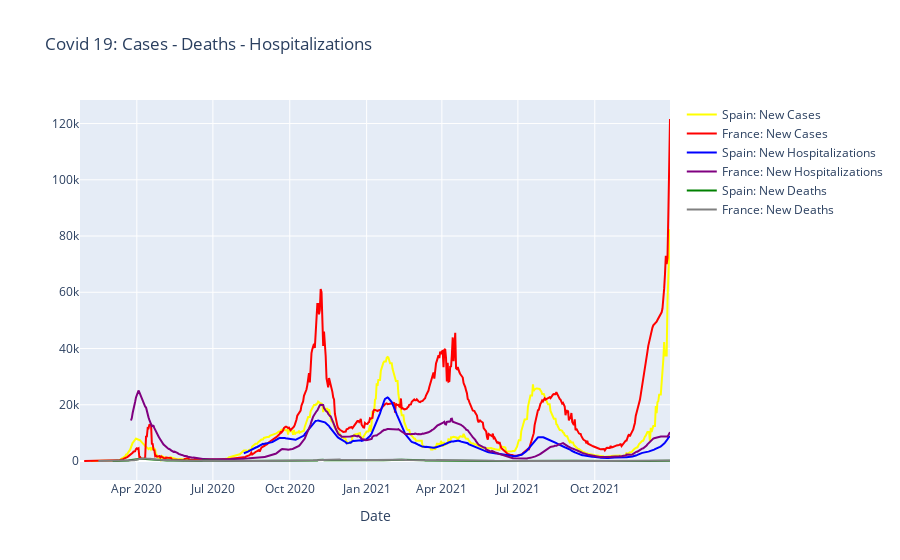

The code cell stored with this chart in its notebook:
### Code cell
# Creating trace1
trace1 = go.Scatter(
                    x = spain_filtered.index,
                    y = spain_filtered["new_cases_smoothed"],
                    mode = "lines",
                    name = "Spain: New Cases",
                    marker = dict(color = 'yellow'),
                    text= spain_filtered["new_cases_smoothed"])
# Creating trace2
trace2 = go.Scatter(
                    x = spain_filtered.index,
                    y = spain_filtered["weekly_hosp_admissions"],
                    mode = "lines",
                    name = "Spain: New Hospitalizations",
                    marker = dict(color = 'blue'),
                    text= spain_filtered["weekly_hosp_admissions"])
trace3 = go.Scatter(
                    x = spain_filtered.index,
                    y = spain_filtered["new_deaths_smoothed"],
                    mode = "lines",
                    name = "Spain: New Deaths",
                    marker = dict(color = 'green'),
                    text= spain_filtered["new_deaths_smoothed"])
trace4 = go.Scatter(
                    x = france_filtered.index,
                    y = france_filtered["new_cases_smoothed"],
                    mode = "lines",
                    name = "France: New Cases",
                    marker = dict(color = 'red'),
                    text= france_filtered["new_cases_smoothed"])
# Creating trace2
trace5 = go.Scatter(
                    x = france_filtered.index,
                    y = france_filtered["weekly_hosp_admissions"],
                    mode = "lines",
                    name = "France: New Hospitalizations",
                    marker = dict(color = 'purple'),
                    text= france_filtered["weekly_hosp_admissions"])
trace6 = go.Scatter(
                    x = france_filtered.index,
                    y = france_filtered["new_deaths_smoothed"],
                    mode = "lines",
                    name = "France: New Deaths",
                    marker = dict(color = 'grey'),
                    text= france_filtered["new_deaths_smoothed"])
data = [trace1, trace4, trace2, trace5, trace3, trace6]
layout = dict(title = 'Covid 19: Cases - Deaths - Hospitalizations',
              xaxis= dict(title= 'Date',ticklen= 5,zeroline= False)
             )
fig = dict(data = data, layout = layout)
iplot(fig)

### Figure 1 — Plotly figure (JSON) as saved in the notebook; plotly's stock layout.template omitted (floating-point values rounded to 4 significant figures; data arrays with more than 128 entries replaced by an {"elided": "..."} marker saying what was removed)
{"data": [{"marker": {"color": "yellow"}, "mode": "lines", "name": "Spain: New Cases", "text": {"elided": "699 str values"}, "type": "scatter", "x": {"elided": "699 str values"}, "y": {"elided": "699 float values"}}, {"marker": {"color": "red"}, "mode": "lines", "name": "France: New Cases", "text": {"elided": "707 str values"}, "type": "scatter", "x": {"elided": "707 str values"}, "y": {"elided": "707 float values"}}, {"marker": {"color": "blue"}, "mode": "lines", "name": "Spain: New Hospitalizations", "text": {"elided": "699 str values"}, "type": "scatter", "x": {"elided": "699 str values"}, "y": {"elided": "699 int values"}}, {"marker": {"color": "purple"}, "mode": "lines", "name": "France: New Hospitalizations", "text": {"elided": "707 str values"}, "type": "scatter", "x": {"elided": "707 str values"}, "y": {"elided": "707 int values"}}, {"marker": {"color": "green"}, "mode": "lines", "name": "Spain: New Deaths", "text": {"elided": "699 str values"}, "type": "scatter", "x": {"elided": "699 str values"}, "y": {"elided": "699 float values"}}, {"marker": {"color": "grey"}, "mode": "lines", "name": "France: New Deaths", "text": {"elided": "707 str values"}, "type": "scatter", "x": {"elided": "707 str values"}, "y": {"elided": "707 float values"}}], "layout": {"title": {"text": "Covid 19: Cases - Deaths - Hospitalizations"}, "xaxis": {"ticklen": 5, "title": {"text": "Date"}, "zeroline": false}}}
